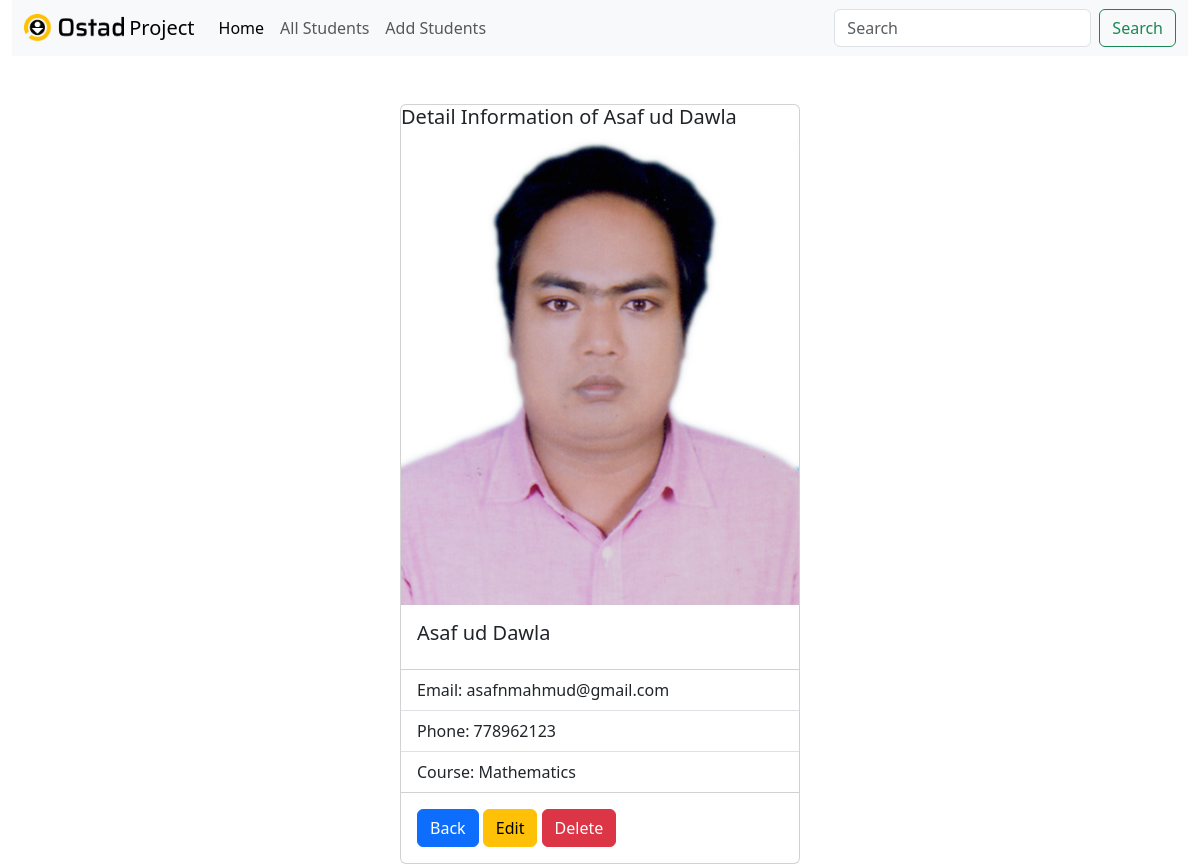
The app's page /student/details/12/ with its own data.
### student/models.py (models this page shows, shortened)
class Student(models.Model):
    first_name = models.CharField(max_length=255, null=False)
    last_name = models.CharField(max_length=255, null=False)
    email = models.EmailField(unique=True, null=False)
    phone = models.CharField(max_length=11, null=False )
    class CourseChoices(models.TextChoices):
        EMPTY = "", _("Please select")
        PHYSICS = "Physics", _("Physics")
        CHEMISTRY = "Chemistry", _("Chemistry")
        MATHEMATICS = "Mathematics", _("Mathematics")
        ENGLISH = "English", _("English")
        BANGLS = "Bangla", _("Bangla")
        CSE = "Computer Science", _("CSE")
    course = models.CharField(
        max_length=32,
        choices=CourseChoices,
        default=CourseChoices.EMPTY,
    )
    address = models.CharField(max_length=256)
    photo = models.ImageField(upload_to=student_directory_name)

### student/views.py (the view)
# urls.py: path('student/details/<int:id>/', views.details, name='details'),
def details(request, id):
    student = models.Student.objects.get(id=id)
    return render(request, 'student/details.html', {'student': student})

### student/templates/student/details.html
{% extends 'base.html' %} {% block content %}
<div class="card mx-auto" style="width: 25rem">
  <h5>Detail Information of {{student.first_name}} {{student.last_name}}</h5>
  <img src="{{student.photo.url}}" class="card-img-top" alt="..." />
  <div class="card-body">
    <h5 class="card-title">{{student.first_name}} {{student.last_name}}</h5>
  </div>
  <ul class="list-group list-group-flush">
    <li class="list-group-item">Email: {{student.email}}</li>
    <li class="list-group-item">Phone: {{student.phone}}</li>
    <li class="list-group-item">Course: {{student.course}}</li>
  </ul>
  <div class="card-body">
    <a href="{% url 'home' %}" type="button" class="btn btn-primary">Back</a>
    <a
      href="{% url 'update_student' id=student.id %}"
      type="button"
      class="btn btn-warning"
      >Edit</a
    >
    <a
      href="{% url 'delete_student' id=student.id %}"
      type="button"
      class="btn btn-danger"
      >Delete</a
    >
  </div>
</div>
{% endblock %}

### records on screen
Student: first_name "Asaf ud", last_name "Dawla", photo (picture), email "asafnmahmud@gmail.com", phone "778962123", course "Mathematics"
